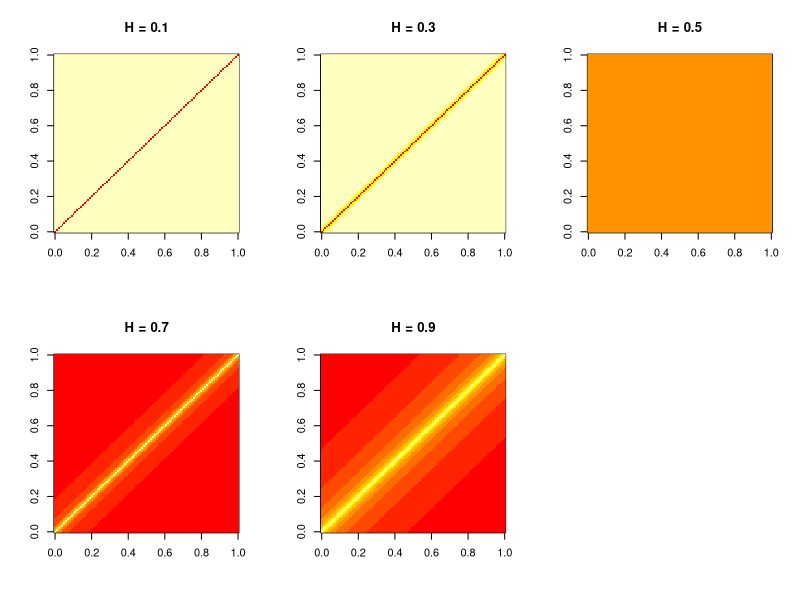
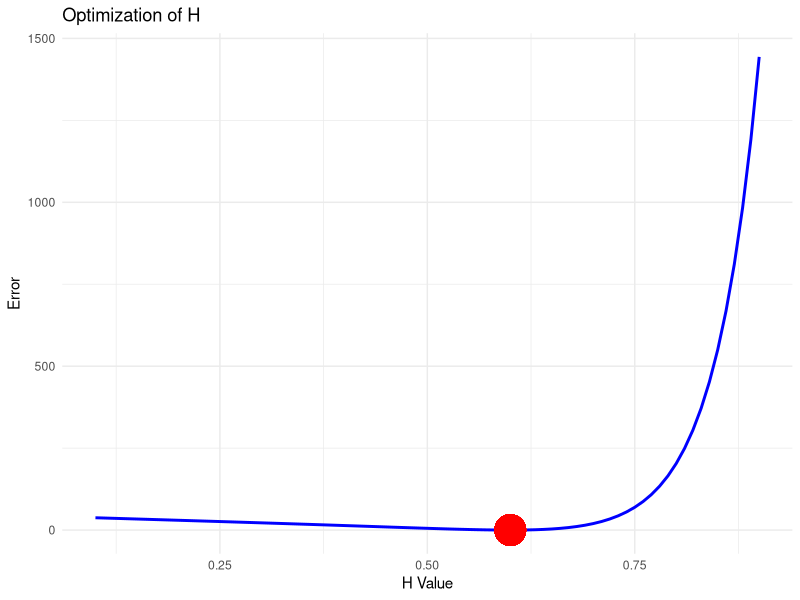

Reproduce these figures in R, in order.

    ################# Optimize Hurst exponent H ---------------
    ################# 

    library(Matrix)
    library(ggplot2)
    
    # Function to compute covariance matrix for given H
    compute_covariance <- function(H, N, nu.square, coef) {
      par = c(H, nu.square, coef)
      cor <- sapply(1:N, function(j) 0.5 * (((abs(j+1))^(2.*par[1])) - 
                                              2*((abs(j))^(2.*par[1])) + 
                                              ((abs(j-1))^(2.*par[1]))))
      cor.matrix <- toeplitz(cor)
      return(cor.matrix)
    }
    
    # Parameters
    N <- 100
    nu.square <- 1.78
    coef <- 1.15
    
    # Generate covariance matrices for different H values
    H_values <- seq(0.1, 0.9, by=0.2)
    cov_matrices <- lapply(H_values, function(H) compute_covariance(H, N, nu.square, coef))
    
    # Plot Covariance Matrices for Different H
    par(mfrow=c(2,3))
    for (i in 1:length(H_values)) {
      image(cov_matrices[[i]], main = paste("H =", H_values[i]), col=heat.colors(10))
    }
    
    # Example observed covariance matrix (simulated real data)
    observed_cov <- compute_covariance(0.6, N, nu.square, coef)
    
    # Function to compute error between estimated and observed covariance matrices
    compute_error <- function(H, N, nu.square, coef, observed_cov) {
      estimated_cov <- compute_covariance(H, N, nu.square, coef)
      sum((estimated_cov - observed_cov)^2)  # Sum of squared differences
    }
    
    # Optimize H by minimizing the error
    H_range <- seq(0.1, 0.9, by=0.01)
    errors <- sapply(H_range, function(H) compute_error(H, N, nu.square, coef, observed_cov))
    optimal_H <- H_range[which.min(errors)]
    
    # Plot the optimization process
    error_data <- data.frame(H = H_range, Error = errors)
    
    ggplot(error_data, aes(x = H, y = Error)) +
      geom_line(color = "blue", size = 1) +
      geom_point(aes(x = optimal_H, y = min(errors)), color = "red", size = 10) +
      ggtitle("Optimization of H") +
      xlab("H Value") +
      ylab("Error") +
      theme_minimal()
    
    # Print the optimal H
    print(paste("Optimal H:", optimal_H))

    
    
    
    
        
    
    
    
    
  
  
  
  
  
  